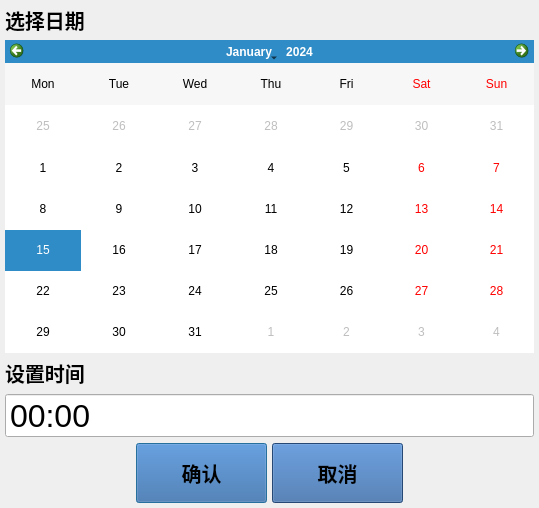
<?xml version="1.0" encoding="UTF-8"?>
<ui version="4.0">
 <class>SelectDTDlg</class>
 <widget class="QDialog" name="SelectDTDlg">
  <property name="geometry">
   <rect>
    <x>0</x>
    <y>0</y>
    <width>539</width>
    <height>508</height>
   </rect>
  </property>
  <property name="windowTitle">
   <string>Dialog</string>
  </property>
  <layout class="QVBoxLayout" name="verticalLayout" stretch="0,2,0,4,0">
   <property name="spacing">
    <number>5</number>
   </property>
   <property name="leftMargin">
    <number>5</number>
   </property>
   <property name="topMargin">
    <number>5</number>
   </property>
   <property name="rightMargin">
    <number>5</number>
   </property>
   <property name="bottomMargin">
    <number>5</number>
   </property>
   <item>
    <widget class="QLabel" name="label">
     <property name="font">
      <font>
       <pointsize>15</pointsize>
       <weight>75</weight>
       <bold>true</bold>
      </font>
     </property>
     <property name="text">
      <string>选择日期</string>
     </property>
     <property name="alignment">
      <set>Qt::AlignLeading|Qt::AlignLeft|Qt::AlignVCenter</set>
     </property>
    </widget>
   </item>
   <item>
    <widget class="QCalendarWidget" name="datesel">
     <property name="firstDayOfWeek">
      <enum>Qt::Monday</enum>
     </property>
     <property name="gridVisible">
      <bool>false</bool>
     </property>
     <property name="verticalHeaderFormat">
      <enum>QCalendarWidget::NoVerticalHeader</enum>
     </property>
     <property name="navigationBarVisible">
      <bool>true</bool>
     </property>
    </widget>
   </item>
   <item>
    <widget class="QLabel" name="label_2">
     <property name="font">
      <font>
       <pointsize>15</pointsize>
       <weight>75</weight>
       <bold>true</bold>
      </font>
     </property>
     <property name="text">
      <string>设置时间</string>
     </property>
     <property name="alignment">
      <set>Qt::AlignLeading|Qt::AlignLeft|Qt::AlignVCenter</set>
     </property>
    </widget>
   </item>
   <item>
    <widget class="QTimeEdit" name="timeedit">
     <property name="font">
      <font>
       <pointsize>24</pointsize>
      </font>
     </property>
     <property name="styleSheet">
      <string notr="true"/>
     </property>
     <property name="frame">
      <bool>true</bool>
     </property>
     <property name="buttonSymbols">
      <enum>QAbstractSpinBox::NoButtons</enum>
     </property>
     <property name="displayFormat">
      <string>HH:mm</string>
     </property>
    </widget>
   </item>
   <item>
    <layout class="QHBoxLayout" name="horizontalLayout" stretch="1,1,1,1">
     <item>
      <spacer name="horizontalSpacer">
       <property name="orientation">
        <enum>Qt::Horizontal</enum>
       </property>
       <property name="sizeHint" stdset="0">
        <size>
         <width>40</width>
         <height>20</height>
        </size>
       </property>
      </spacer>
     </item>
     <item>
      <widget class="QPushButton" name="btnok">
       <property name="sizePolicy">
        <sizepolicy hsizetype="Minimum" vsizetype="Fixed">
         <horstretch>0</horstretch>
         <verstretch>0</verstretch>
        </sizepolicy>
       </property>
       <property name="minimumSize">
        <size>
         <width>0</width>
         <height>60</height>
        </size>
       </property>
       <property name="maximumSize">
        <size>
         <width>16777215</width>
         <height>60</height>
        </size>
       </property>
       <property name="font">
        <font>
         <pointsize>15</pointsize>
         <weight>75</weight>
         <bold>true</bold>
        </font>
       </property>
       <property name="styleSheet">
        <string notr="true">background-color: rgb(52, 101, 164);</string>
       </property>
       <property name="text">
        <string>确认</string>
       </property>
      </widget>
     </item>
     <item>
      <widget class="QPushButton" name="btncancel">
       <property name="sizePolicy">
        <sizepolicy hsizetype="Minimum" vsizetype="Fixed">
         <horstretch>0</horstretch>
         <verstretch>0</verstretch>
        </sizepolicy>
       </property>
       <property name="minimumSize">
        <size>
         <width>0</width>
         <height>60</height>
        </size>
       </property>
       <property name="maximumSize">
        <size>
         <width>16777215</width>
         <height>60</height>
        </size>
       </property>
       <property name="font">
        <font>
         <pointsize>15</pointsize>
         <weight>75</weight>
         <bold>true</bold>
        </font>
       </property>
       <property name="styleSheet">
        <string notr="true">background-color: rgb(52, 101, 164);</string>
       </property>
       <property name="text">
        <string>取消</string>
       </property>
      </widget>
     </item>
     <item>
      <spacer name="horizontalSpacer_2">
       <property name="orientation">
        <enum>Qt::Horizontal</enum>
       </property>
       <property name="sizeHint" stdset="0">
        <size>
         <width>40</width>
         <height>20</height>
        </size>
       </property>
      </spacer>
     </item>
    </layout>
   </item>
  </layout>
 </widget>
 <resources/>
 <connections/>
</ui>
